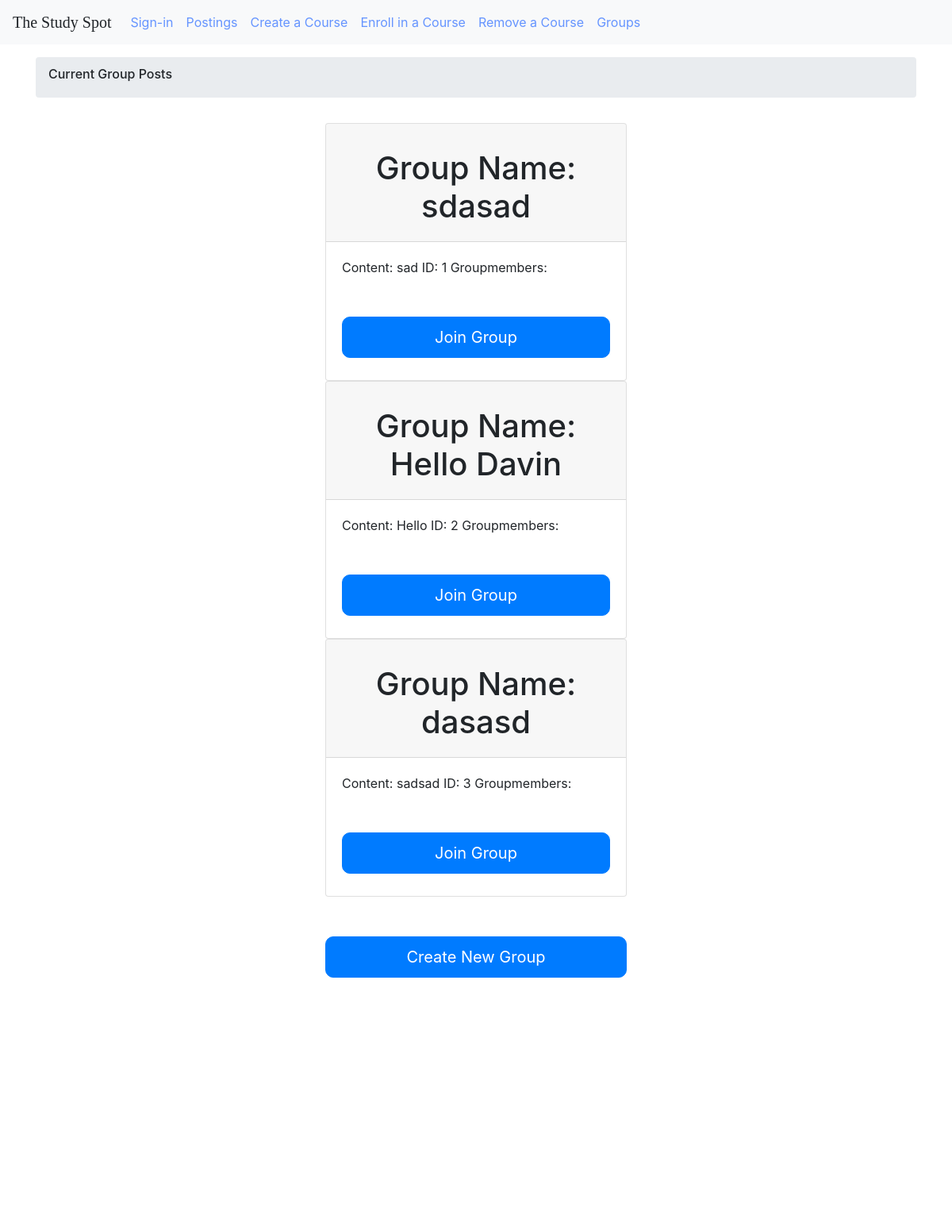
Page /groups/ (upper part) on the earlier database version.
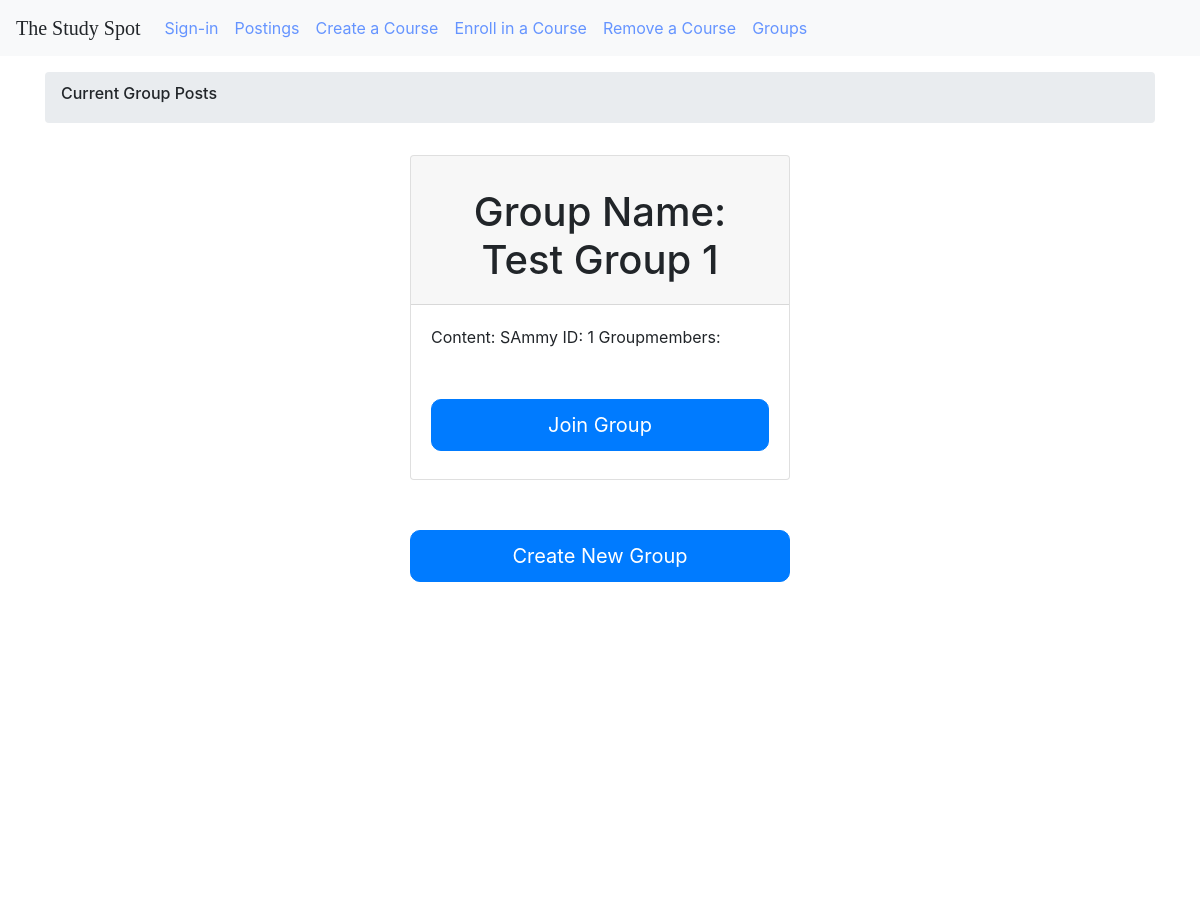
Same page on the later database version.
### StudyForum/models.py (models this page shows)
class Group(models.Model):
    group_name = models.CharField(max_length = 12, default="na")
    course = models.CharField(max_length=12, default="na")
    group_description = models.CharField(max_length = 100, default="na")
    creator = models.CharField(max_length = 12, default="na")
    phone = models.CharField(max_length = 12, default="na")

### StudyForum/views.py (the view)
# urls.py: path('groups/', views.groups, name = 'groups'),
def groups(request):
    group_list = Group.objects.all()
    member_list = GroupMember.objects.all()
    context = {'group_list' : group_list, 'member_list' : member_list}
    return render(request, 'studyforum/groupings.html',context)

### StudyForum/templates/studyforum/groupings.html (shortened to what this page needs)
{% extends './global_template.html' %}
{% block content %}
  <div class = "container my-3">
      <nav class = "breadcrumb">
        <h6 class = "breadcrumb-item-active">Current Group Posts</h6>
      </nav>
  </div>
<div class = "row">
  <div class ="col-md-4"></div>
  <div class = "col-md-4">
        {% for group in group_list %}
        <div class="card z-depth-0 bordered">
                <div class="card-header">
                  <h1>
                  Group Name: {{group.group_name}}
                  </h1>
                </div>
                <div class="card-body" id ="card-four">
                  Content: {{group.group_description}}
                  ID: {{group.id}}
                  Groupmembers:
                  <h1>
                    <form>
                      <button formaction="{% url 'studyforum:joingroup' user_id=user.id group_id=group.id %}" class = "btn btn-block btn-primary big-button">Join Group</button>
                    </form>
                  </h1>
                </div>
              </div>
        {% endfor %}
        </div>
        <div class = "col-md-4"></div>
  </div>
    <div class = "row">
      <div class="col-md-4"></div>
      <div class="col-md-4">
    <form>
    <button formaction="{% url 'studyforum:groupsubmit' %}" class = "btn btn-block btn-primary big-button">Create New Group</button>
    </form>
    </div>
    <div class="col-md-4"></div>
    </div>
    {% endblock%}

Differences in the rows shown:
removed Group: group_name "Hello Davin", group_description "Hello", id "2"
removed Group: group_name "dasasd", group_description "sadsad", id "3"
changed Group id 1: group_name "sdasad" → "Test Group 1"; group_description "sad" → "SAmmy"
